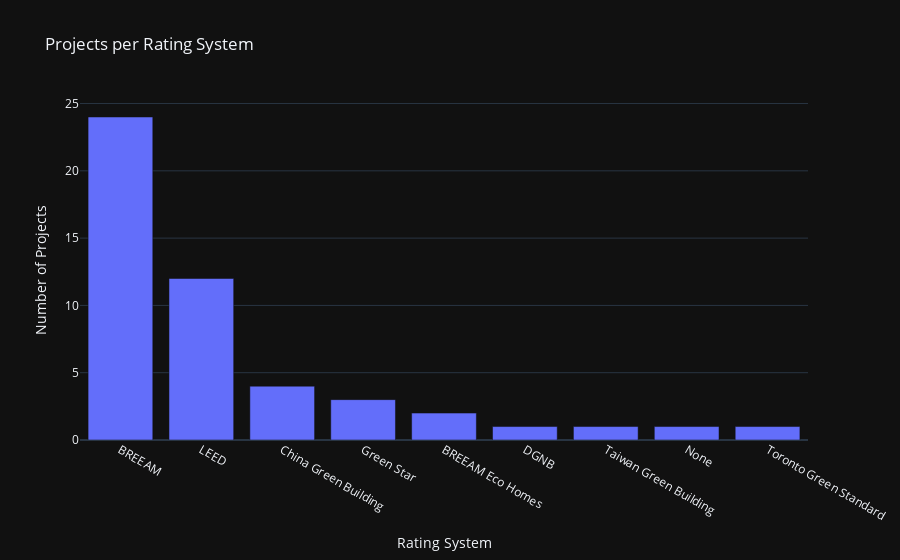

Notebook code for this chart:
### Code cell
# Group the data by 'Rating System' and count the number of projects in each group
filtered_missing = df_sust[df_sust['Rating System'] != 'Missing']
rating_counts = filtered_missing['Rating System'].value_counts().reset_index()
rating_counts.columns = ['Rating System', 'Number of Projects']

# Create a bar chart using Plotly Express
fig = px.bar(rating_counts, x='Rating System', y='Number of Projects', title='Projects per Rating System',template='plotly_dark')
fig.show()

### Figure 1 — Plotly figure (JSON) as saved in the notebook; plotly's stock layout.template omitted (floating-point values rounded to 4 significant figures)
{"data": [{"alignmentgroup": "True", "hovertemplate": "Rating System=%{x}<br>Number of Projects=%{y}<extra></extra>", "legendgroup": "", "marker": {"color": "#636efa", "pattern": {"shape": ""}}, "name": "", "offsetgroup": "", "orientation": "v", "showlegend": false, "textposition": "auto", "type": "bar", "x": ["BREEAM", "LEED", "China Green Building", "Green Star", "BREEAM Eco Homes", "DGNB", "Taiwan Green Building", "None", "Toronto Green Standard"], "xaxis": "x", "y": [24, 12, 4, 3, 2, 1, 1, 1, 1], "yaxis": "y"}], "layout": {"barmode": "relative", "legend": {"tracegroupgap": 0}, "title": {"text": "Projects per Rating System"}, "xaxis": {"anchor": "y", "domain": [0, 1], "title": {"text": "Rating System"}}, "yaxis": {"anchor": "x", "domain": [0, 1], "title": {"text": "Number of Projects"}}}}
